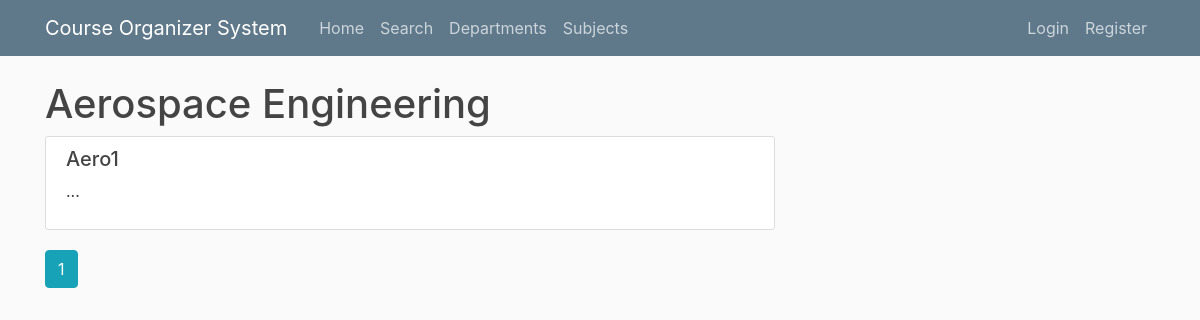
/departments/Aerospace Engineering, run on an earlier commit of the app's database.
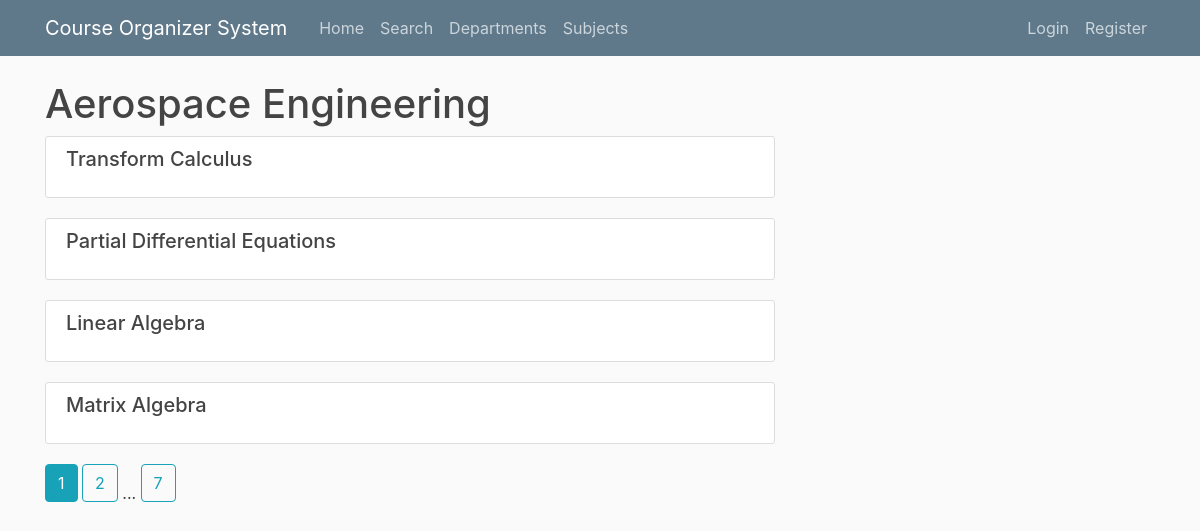
And on a later commit of the database.
### cos/models.py (models this page shows, shortened)
class Subject(db.Model):
    id = db.Column(db.Integer, primary_key=True)
    code = db.Column(db.String(10), nullable=True)
    slot = db.Column(db.String(3), nullable=True)
    title = db.Column(db.String(100), nullable=False)
    content = db.Column(db.Text, nullable=True)
    average_rating = db.Column(db.Float, nullable=True, default=0)
    department_id = db.Column(db.Integer, db.ForeignKey(
        'department.id'), nullable=False)
    user_id = db.Column(db.Integer, db.ForeignKey('user.id'), nullable=True)
    reviews = db.relationship('Review', backref='receiver', lazy=True)

### cos/routes.py (the view, shortened to what this page needs)
@app.route("/departments/<title>", methods=['POST', 'GET'])
def view_department(title):
    form = SortForm()
    department = Department.query.filter_by(title=title).first_or_404()
    page = request.args.get('page', 1, type=int)
    subjects = Subject.query.paginate(page=page, per_page=4)
    return render_template('view_department.html', department=department, subjects=subjects, form=form)

### cos/templates/view_department.html
{% extends "layout.html" %}
{% block content %}
    <h1>{{ department.title }}</h1>
    {% for subject in subjects.items %}
        <article class="media content-section">
          <div class="media-body">
            <h2 style="font-size:20px"><a class="article-title" href="{{ url_for('view_subject_details', subject_title=subject.title) }}">{{ subject.title }}</a></h2>
            <p class="article-content">{{ subject.content }}</p>
          </div>
        </article>
    {% endfor %}
    {% for page_num in subjects.iter_pages(left_edge=1, right_edge=1, left_current=1, right_current=2) %}
      {% if page_num %}
        {% if subjects.page == page_num %}
          <a class="btn btn-info mb-4" href="{{ url_for('view_department',title=department.title, page=page_num) }}">{{ page_num }}</a>
        {% else %}
          <a class="btn btn-outline-info mb-4" href="{{ url_for('view_department',title=department.title, page=page_num) }}">{{ page_num }}</a>
        {% endif %}
      {% else %}
        ...
      {% endif %}
    {% endfor %}
{% endblock content %}

What changed in the data, as far as the page shows it:
changed Subject: title "Aero1" → "Transform Calculus"; content "..." → (not shown)
added Subject: title "Partial Differential Equations"
added Subject: title "Linear Algebra"
added Subject: title "Matrix Algebra"
Also different on the page:
new list line: "2"
new list line: "7"
